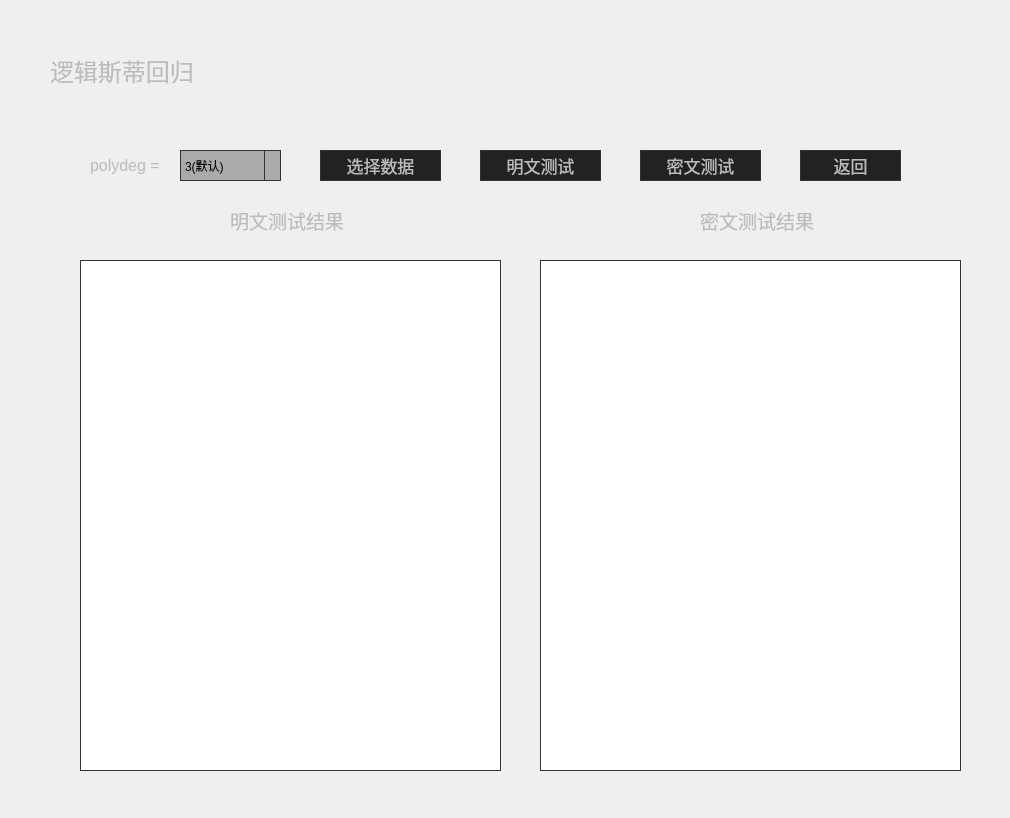
<?xml version="1.0" encoding="UTF-8"?>
<ui version="4.0">
 <class>LogisticRegression</class>
 <widget class="QWidget" name="LogisticRegression">
  <property name="geometry">
   <rect>
    <x>0</x>
    <y>0</y>
    <width>1010</width>
    <height>818</height>
   </rect>
  </property>
  <property name="windowTitle">
   <string>逻辑斯蒂回归</string>
  </property>
  <property name="styleSheet">
   <string notr="true">QStackedWidget,  QLabel,QPushButton, QRadioButton, QCheckBox, 
QGroupBox, QStatusBar, QToolButton, QComboBox, QDialog {
    background-color: #222222;
    color: #BBBBBB;
    font-family: &quot;Segoe UI&quot;;
}
QLabel {
    border: none;
    padding: 0;
    background: none;
}

QPushButton {
    border: 1px solid #333333;
    padding: 4px;
    min-width: 65px;
    min-height: 12px;
}

QPushButton:hover {
    background-color: #333333;
    border-color: #444444;
}

QPushButton:pressed {
    background-color: #111111;
    border-color: #333333;
    color: yellow;
}

QPushButton:disabled {
    color: #333333;
}

QComboBox {
    background-color: #AAA;
    border: 1px solid #555;
    color: black;
}

QComboBox::drop-down {
    subcontrol-origin: padding;
    subcontrol-position: top right;
    border-left: 1px solid #333333;
}
QAbstractScrollArea, QLineEdit, QTextEdit, QAbstractSpinBox, QComboBox {
    border-color: #333333;
    border: 1px solid #333333;

}</string>
  </property>
  <widget class="QLabel" name="label">
   <property name="geometry">
    <rect>
     <x>50</x>
     <y>40</y>
     <width>151</width>
     <height>61</height>
    </rect>
   </property>
   <property name="font">
    <font>
     <family>Segoe UI</family>
     <pointsize>18</pointsize>
    </font>
   </property>
   <property name="text">
    <string>逻辑斯蒂回归</string>
   </property>
  </widget>
  <widget class="QComboBox" name="comboBox">
   <property name="geometry">
    <rect>
     <x>180</x>
     <y>150</y>
     <width>101</width>
     <height>31</height>
    </rect>
   </property>
   <item>
    <property name="text">
     <string>3(默认)</string>
    </property>
   </item>
   <item>
    <property name="text">
     <string>7</string>
    </property>
   </item>
  </widget>
  <widget class="QPushButton" name="file">
   <property name="geometry">
    <rect>
     <x>320</x>
     <y>150</y>
     <width>121</width>
     <height>31</height>
    </rect>
   </property>
   <property name="font">
    <font>
     <family>Segoe UI</family>
     <pointsize>13</pointsize>
    </font>
   </property>
   <property name="text">
    <string>选择数据</string>
   </property>
  </widget>
  <widget class="QTextEdit" name="plainResult">
   <property name="geometry">
    <rect>
     <x>80</x>
     <y>260</y>
     <width>421</width>
     <height>511</height>
    </rect>
   </property>
  </widget>
  <widget class="QTextEdit" name="cResult">
   <property name="geometry">
    <rect>
     <x>540</x>
     <y>260</y>
     <width>421</width>
     <height>511</height>
    </rect>
   </property>
  </widget>
  <widget class="QPushButton" name="pushButton_2">
   <property name="geometry">
    <rect>
     <x>480</x>
     <y>150</y>
     <width>121</width>
     <height>31</height>
    </rect>
   </property>
   <property name="font">
    <font>
     <family>Segoe UI</family>
     <pointsize>13</pointsize>
    </font>
   </property>
   <property name="text">
    <string>明文测试</string>
   </property>
  </widget>
  <widget class="QPushButton" name="return_2">
   <property name="geometry">
    <rect>
     <x>800</x>
     <y>150</y>
     <width>101</width>
     <height>31</height>
    </rect>
   </property>
   <property name="font">
    <font>
     <family>Segoe UI</family>
     <pointsize>13</pointsize>
    </font>
   </property>
   <property name="text">
    <string>返回</string>
   </property>
  </widget>
  <widget class="QPushButton" name="pushButton">
   <property name="geometry">
    <rect>
     <x>640</x>
     <y>150</y>
     <width>121</width>
     <height>31</height>
    </rect>
   </property>
   <property name="font">
    <font>
     <family>Segoe UI</family>
     <pointsize>13</pointsize>
    </font>
   </property>
   <property name="text">
    <string>密文测试</string>
   </property>
  </widget>
  <widget class="QLabel" name="label_2">
   <property name="geometry">
    <rect>
     <x>230</x>
     <y>210</y>
     <width>121</width>
     <height>21</height>
    </rect>
   </property>
   <property name="font">
    <font>
     <family>Segoe UI</family>
     <pointsize>14</pointsize>
    </font>
   </property>
   <property name="text">
    <string>明文测试结果</string>
   </property>
  </widget>
  <widget class="QLabel" name="label_3">
   <property name="geometry">
    <rect>
     <x>700</x>
     <y>210</y>
     <width>121</width>
     <height>21</height>
    </rect>
   </property>
   <property name="font">
    <font>
     <family>Segoe UI</family>
     <pointsize>14</pointsize>
    </font>
   </property>
   <property name="text">
    <string>密文测试结果</string>
   </property>
  </widget>
  <widget class="QLabel" name="label_4">
   <property name="geometry">
    <rect>
     <x>90</x>
     <y>150</y>
     <width>81</width>
     <height>31</height>
    </rect>
   </property>
   <property name="font">
    <font>
     <family>Segoe UI</family>
     <pointsize>12</pointsize>
    </font>
   </property>
   <property name="text">
    <string>polydeg =</string>
   </property>
  </widget>
 </widget>
 <resources/>
 <connections/>
</ui>
